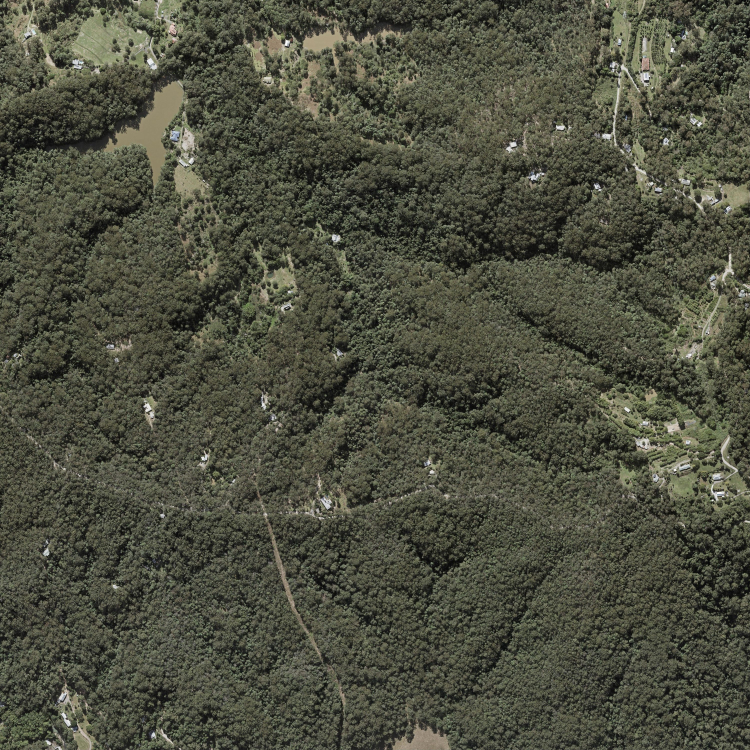
#> input picture map/aerial.jpg, 3000 x 3000 px, given in place of google.png, which was not available (shown at 1/4 size)
$ python galign.py
#> lines starting #> are read from the running program, lines starting #| are printed output that depends on the picture; after the words box and inside, x2 and y2 are one past the last pixel; in counts of white or black regions, pixels touching at a corner belong together; pictures that were not available may be replaced by others from this repository, and a replacement may not be noted
import cv2,numpy as np,json,sys
G=np.float32([[1670,215],[2235,200],[2140,435],[1900,705],[2262,1000]])
Cc=np.float32([[905,450],[1160,452],[1127,557],[1000,679],[1192,779]])
use=[0,1,2]
M,_=cv2.estimateAffinePartial2D(G[use],Cc[use],method=cv2.LMEDS)
print(M,'scale',np.hypot(M[0,0],M[1,0]),'rot',np.degrees(np.arctan2(M[1,0],M[0,0])))
pr=(M[:,:2]@G.T).T+M[:,2];print('resid px',np.hypot(*(pr-Cc).T).round(1))
g=cv2.imread('google.png')[:1095];c=cv2.imread('nac_closeup_2021.jpg')
#> after `g = cv2.imread('google.png')[:1095]`:
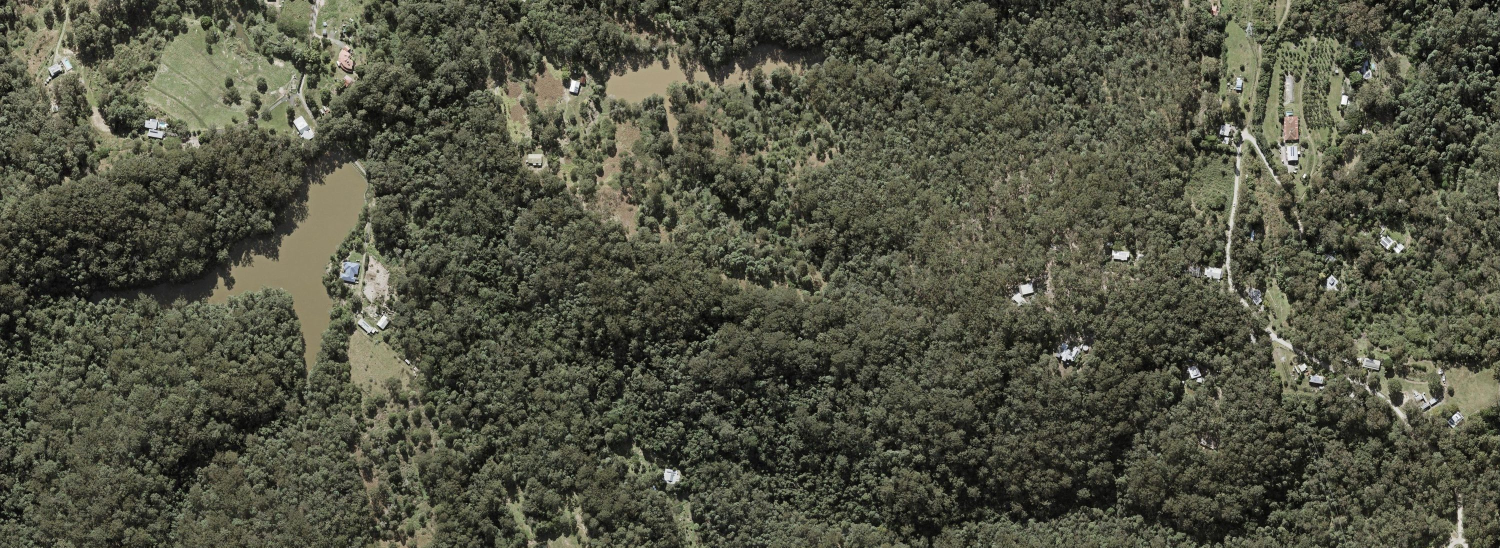
#> g: shape (1095, 3000, 3) (shown at 1/2 size); mean B, G, R 66.2, 82.5, 81.2
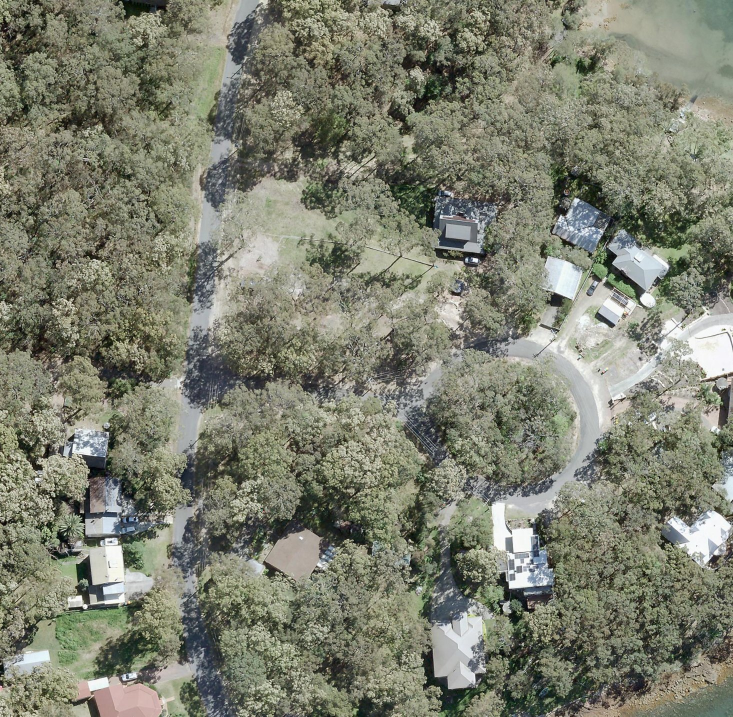
#> input picture scripts/analysis/nac/v2/nac_closeup_2021.jpg, 1466 x 1433 px, found by its file name (shown at 1/2 size)
#> further down, c is the input picture: shape (1433, 1466, 3); mean B, G, R 111.2, 127.5, 125
w=cv2.warpAffine(g,M,(c.shape[1],c.shape[0]),flags=cv2.INTER_AREA)
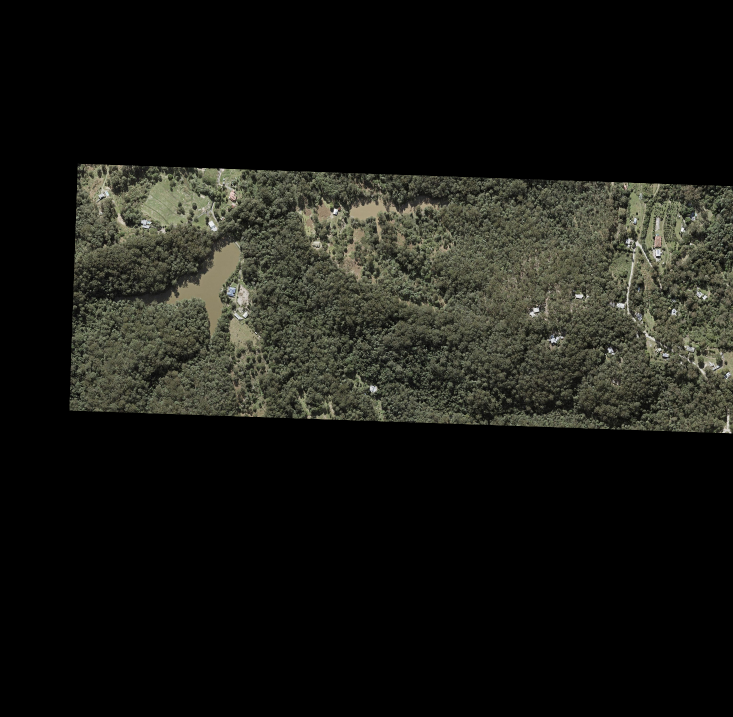
#> w: shape (1433, 1466, 3) (shown at 1/2 size); mean B, G, R 20.6, 25.6, 25.2
mask=cv2.warpAffine(np.full(g.shape[:2],255,np.uint8),M,(c.shape[1],c.shape[0]))
# checkerboard blend
cb=((np.indices(c.shape[:2])//60).sum(0)%2==0)&(mask>0)
out=c.copy();out[cb]=w[cb]
#> after `out[cb] = w[cb]`:
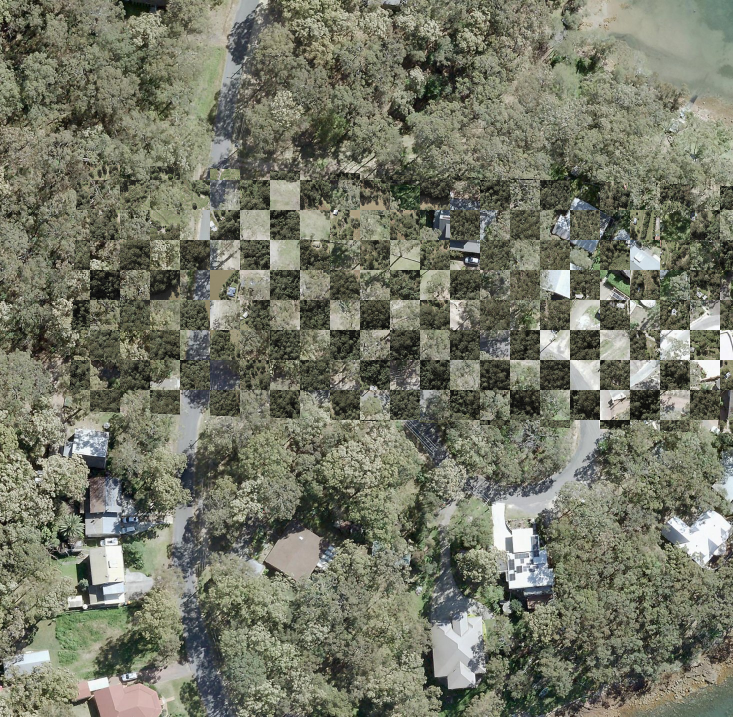
#> out: shape (1433, 1466, 3) (shown at 1/2 size); 15.53% of pixels changed, all inside (x1, y1, x2, y2) = (140, 328, 1466, 867)
cv2.imwrite('gchk.jpg',out[300:1100,300:1300])
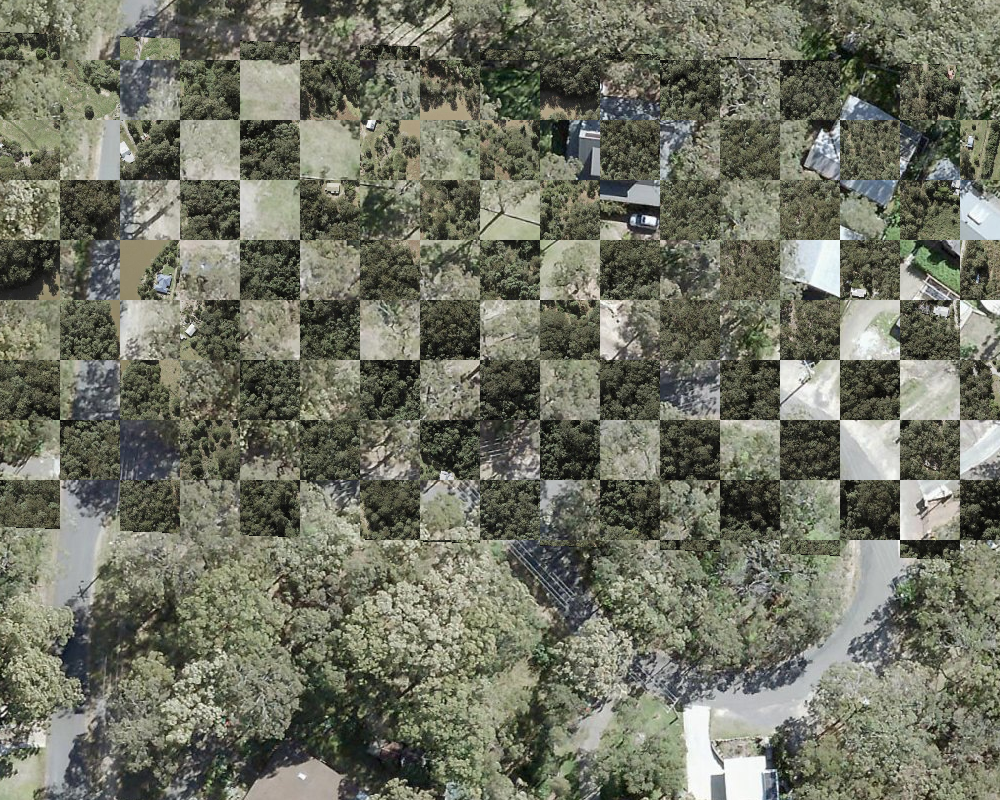
#> saved as gchk.jpg: shape (800, 1000, 3); mean B, G, R 99.2, 114.5, 112.2
np.save('gM.npy',M)
